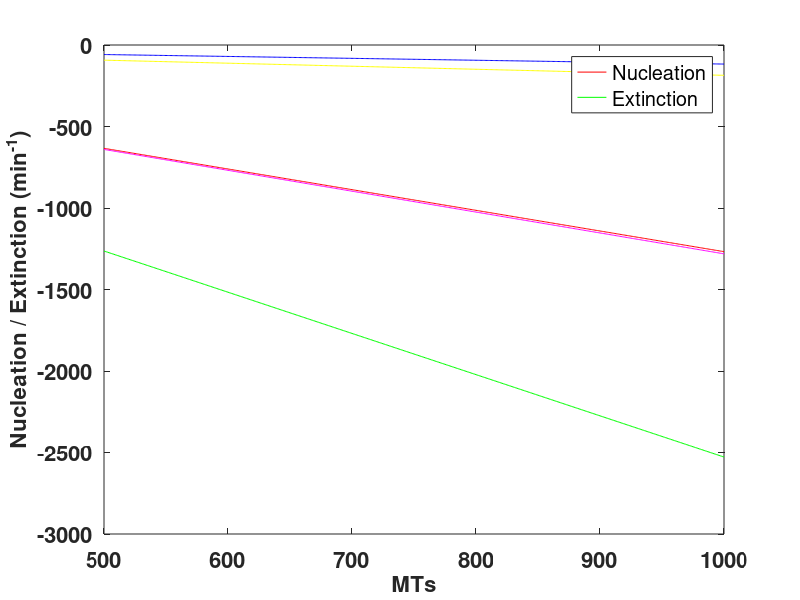

Write the MATLAB code that produced this figure.
function []=stt_ver4()

close all;

% Velocities of polymerization and depolymerization in mic per min
vg1=7.33;
vg2=1.07;
vs1=18.98;
vs2=1.07;

% Transition frequencies for the plus end
pgp1=0.001*60;
pgs1=0.013*60;
ppg1=0.055*60;
pps1=0.062*60;
psg1=0.027*60;
psp1=0.003*60;

% Transition frequencies for the minus end
pgp2=0.014*60;
pgs2=0.025*60;
ppg2=0.003*60;
pps2=0.032*60;
psg2=0.001*60;
psp2=0.013*60;

MTs=500:1000;
mg1=MTs.*0.15;
ms1=MTs.*0.84;
mp1=MTs-(mg1+ms1);
mg2=MTs.*0.10;
ms2=MTs.*0.95;
mp2=MTs-(mg2+ms2);

% Velocities relationships at steady state
y1=vg1+vs1; % sum of the velocities at the plus end
y2=vg2+vs2; % sum of the velocities at the minus end
y3=vg2-vs1; % difference between growing vel at the minus end and shortening vel at the plus end

y1=1./mg1.*(-y3.*MTs + y2.*ms2 + vg2.*mp2 - vs1.*mp1);
mean(y1-(vg1+vs1))

(vg1.*mg1+vg2.*mg2)-(vs1.*ms1+vs2.*ms2)

% + end
N1=(pgs1+pgp1)*mg1-(ppg1*mp1+psg1*ms1);
E1=((-ppg1-pps1-(pps1*pgp1)/pgs1)*mp1+(psp1+(psg1+psp1)*(pgp1/pgs1))*ms1)*(-pgs1/pgp1);
% - end
E2=((pps2*psg2)/ppg2-psp2-psg2+(2*pgs2*psg2)/(pgp2+pgs2))*ms2;
N2=-(((-ppg2-pps2-(pps2*pgp2)/pgs2)*mp2+(psp2+(psg2+psp2)*(pgp2/pgs2))*ms2)+E2*(pgp2/pgs2));

test=-(pgs2+pgp2)*mg2+ppg2*mp2+psg2*ms2;

figure
plot(MTs,N1,'r');
hold on;
plot(MTs,E1,'g');
hold on;
plot(MTs,E2,'b');
hold on;
plot(MTs,N2,'m');
hold on;
plot(MTs,test,'y');

set(gca,'fontweight','b','fontsize',16);
xlabel('MTs','fontweight','b','fontsize',16);
ylabel('Nucleation / Extinction (min^{-1})','fontweight','b','fontsize',16);
legend('Nucleation','Extinction');